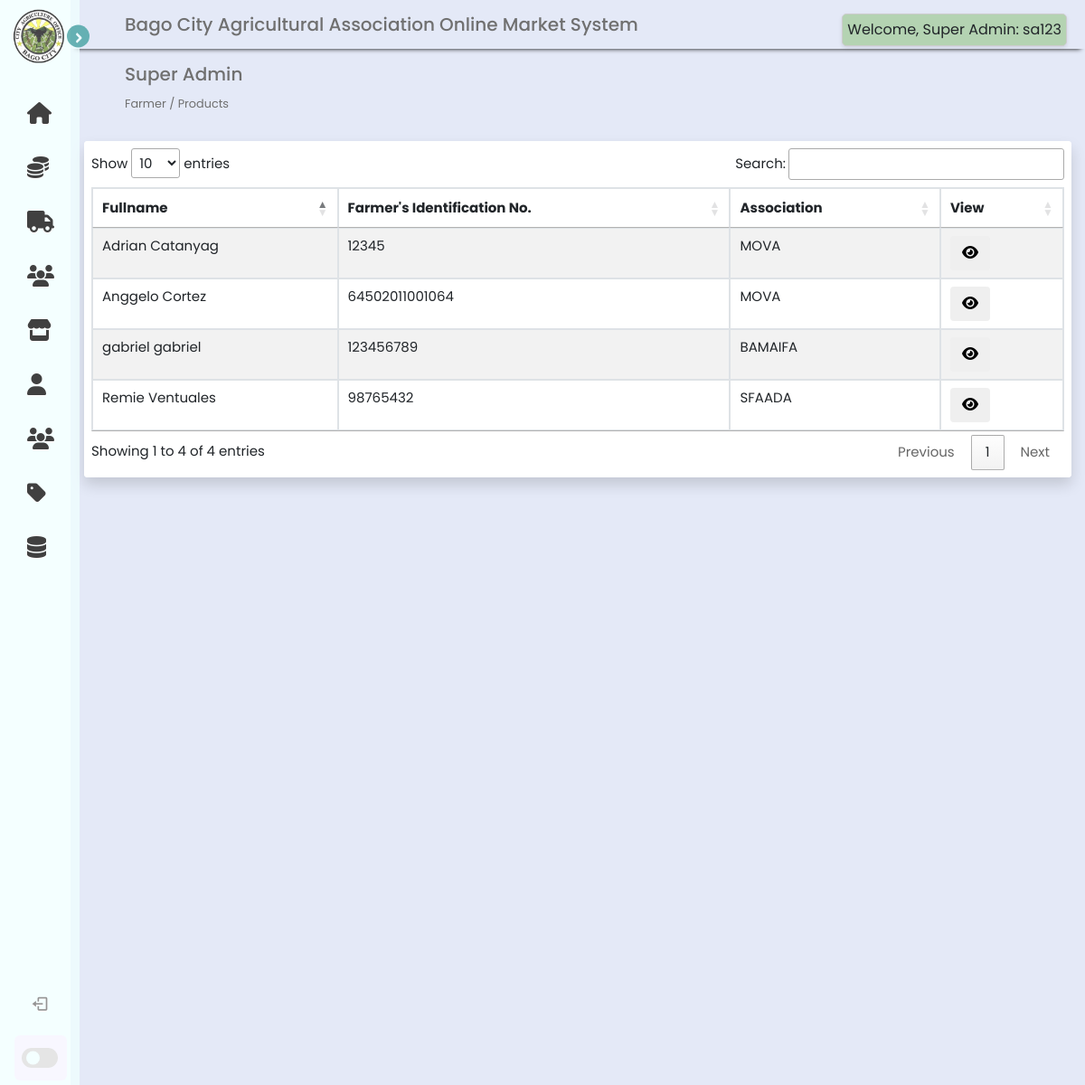
/superA_side/products.php (signed in), run on the app's committed database.
### tables this page shows
CREATE TABLE `super_admin` (
  `super_admin_id` int(11) NOT NULL AUTO_INCREMENT,
  `username` varchar(255) NOT NULL,
  `password` varchar(255) NOT NULL,
  PRIMARY KEY (`super_admin_id`)
);

CREATE TABLE `farmer` (
  `seller_id` int(11) NOT NULL AUTO_INCREMENT,
  `fname` varchar(255) DEFAULT NULL,
  `lname` varchar(255) DEFAULT NULL,
  `address` varchar(255) DEFAULT NULL,
  `association` varchar(11) DEFAULT NULL,
  `email` varchar(255) DEFAULT NULL,
  `phonenumber` bigint(20) DEFAULT NULL,
  `farmers_identification_number` bigint(20) NOT NULL,
  `profile_image` varchar(255) DEFAULT NULL,
  `username` varchar(255) DEFAULT NULL,
  `password` varchar(255) DEFAULT NULL,
  PRIMARY KEY (`seller_id`)
);

### superA_side/products.php (the view, shortened to what this page needs)
<?php
    include 'includes/sidebar.php';
    require '../logic/db_connection.php';
    $results = array();
    if (isset($_SESSION['id'])) {
        $query = "SELECT farmer.`seller_id`, farmer.`fname`, `farmer`.`lname`, `farmer`.`farmers_identification_number`, `farmer`.`association` FROM farmer";
        $result = mysqli_query($connect, $query);
        if ($result) {
            while ($farmerrow = mysqli_fetch_assoc($result)) {
                $results[] = $farmerrow;
            }
        } else {
            echo "Error: " . mysqli_error($connect);
        }
    }
?>
<!DOCTYPE html>
<html lang="en">
    <head>
        <link href="//maxcdn.bootstrapcdn.com/bootstrap/4.1.1/css/bootstrap.min.css" rel="stylesheet" id="bootstrap-css">
        <link href="//cdn.datatables.net/1.10.25/css/jquery.dataTables.min.css" rel="stylesheet">
        <link href="../css/superA_products.css" rel="stylesheet">
    </head>
    <body>
        <section class="header">
            <div class="head">Bago City Agricultural Association Online Market System</div>
            <?php include 'includes/seller_indicator.php' ?>
                <div class="page-header">
                    <h5>Super Admin</h5>
                    <small>Farmer / Products</small>
                </div>
                <div class="container">
                    <div class="card rounded shadow border-0">
                        <div class="card-body p-2 bg-white rounded">
                            <div class="table-responsive">
                                <table id="products" style="width:100%" class="table table-striped table-bordered">
                                    <thead>
                                        <tr>
                                            <th>Fullname</th>
                                            <th>Farmer's Identification No.</th>
                                            <th>Association</th>
                                            <th>View</th>
                                        </tr>
                                    </thead>
                                    <tbody>
                                        <?php
                                            foreach ($results as $farmerrow) {
                                        ?>
                                        <tr>
                                            <td><?php echo $farmerrow['fname'] . ' ' . $farmerrow['lname']?></td>
                                            <td><?php echo $farmerrow['farmers_identification_number']?></td>
                                            <td><?php echo $farmerrow['association']?></td></td>
                                            <td><button class="btn btn-basic"><a href="view_products.php?farmer_id=<?php echo $farmerrow['seller_id']; ?>"><i class="fa fa-eye" style="color: #000;"></i></a></button></td>
                                        </tr>
                                        <?php
                                            }
                                        ?>
                                    </tbody>
                                </table>
                            </div>
                        </div>
                    </div>
                </div>
        </section>
    </body>
</html>

### superA_side/includes/seller_indicator.php (shortened to what this page needs)
<!DOCTYPE html>
<html>
    <head>
    </head>
    <body>
        <div class="indicator-card">
            <?php
            require '../logic/db_connection.php';
            if (isset($_SESSION['id'])) {
                $super_admin_id = $_SESSION['id'];
                $adminQuery = "SELECT `username` FROM super_admin WHERE super_admin_id = '$super_admin_id'";
                $adminResult = mysqli_query($connect, $adminQuery);
                if ($adminResult) {
                    $adminRow = mysqli_fetch_assoc($adminResult);
                    $username = $adminRow['username'];
                    echo "Welcome, Super Admin: $username";
                } else {
                    echo "Unable to retrieve super admin information.";
                }
            } else {
                echo "User not logged in.";
            }
            ?>
        </div>
    </body>
</html>

### css/superA_sidebar.css (style rules this page uses)
* { margin: 0; padding: 0; box-sizing: border-box; font-family: 'Poppins', sans-serif; }
:root { --body-color: #E4E9F7; --sidebar-color: #f0ffff; --primary-color: #3b9c9c; --primary-color-light: #F6F5FF; --toggle-color: #DDD; --text-color: #707070; --tran-03: all 0.2s ease; --tran-03: all 0.3s ease; --tran-04: all 0.3s ease; --tran-05: all 0.3s ease; }
body { min-height: 100vh; background-color: var(--body-color); transition: var(--tran-05); }

### css/superA_products.css (style rules this page uses)
.header { position: absolute; top: 0; top: 0; left: 250px; height: 100vh; width: calc(100% - 250px); background-color: var(--body-color); transition: var(--tran-05); font-family: 'Poppins', sans-serif; }
.header .head { font-size: 20px; font-weight: 500; color: var(--text-color); padding: 12px 60px; }
.sidebar.close ~ .header { left: 78px; height: 150vh; width: calc(100% - 78px); }
.head { box-shadow: 0px 5px 5px -5px rgb(0 0 0 /100%); }
.container { margin-top: 2em; width: 100%; font-size: 15px; }
.page-header { margin-top: 1em; margin-left: 60px; font-size: 1em; color: var(--text-color); }

### superA_side/includes/seller_indicator.php (style rules this page uses)
.indicator-card { position: fixed; top: 15px; right: 20px; background-color: #B4D3B2; border: 1px solid #ccc; padding: 5px; box-shadow: 0 2px 4px rgba(0, 0, 0, 0.1); border-radius: 5px; }

### data on the page
super_admin: username "sa123"
farmer: fname "gabriel", lname "gabriel", farmers_identification_number "123456789", association "BAMAIFA"
farmer: fname "Remie", lname "Ventuales", farmers_identification_number "98765432", association "SFAADA"
farmer: fname "Adrian", lname "Catanyag", farmers_identification_number "12345", association "MOVA"
farmer: fname "Anggelo", lname "Cortez", farmers_identification_number "64502011001064", association "MOVA"
